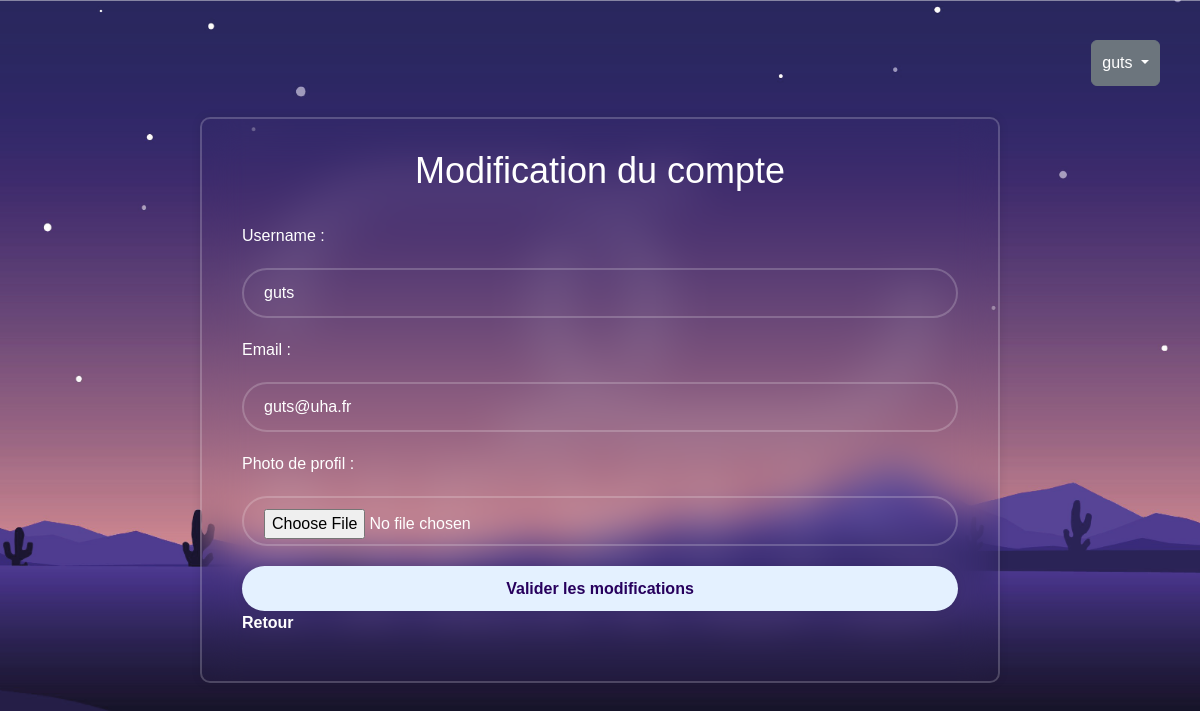
Screenshot of /users/account/modify/ (signed in) with the database file from the repository.
### users/models.py (models this page shows, shortened)
class NexusUser(AbstractUser):
  username = models.CharField(max_length = 50, unique = True)
  photo_de_profil = models.ImageField(default='default.jpg', upload_to='user_imgs',null=True,blank=True)
  email = models.EmailField(unique = True)
  is_disabled = models.BooleanField(default=False) # for removing accounts

### users/views.py (the view)
# urls.py: path('account/modify/',views.account_modify,name="account-modify"),
def account_modify(request):
    try:
        user_instance = NexusUser.objects.get(username=request.user.username)
        old_email = user_instance.email
    except NexusUser.DoesNotExist:
        pass
    if request.method == 'POST':
        form = EditUserForm(request.POST, request.FILES, instance=user_instance)
        if form.is_valid():
            if old_email != form.cleaned_data.get("email"):
                if send_verif_email(request,form.cleaned_data.get("email")) == 0: # not sent
                    return render(request, 'account_modify.html', {'form': EditUserForm(instance=user_instance)})
                user_instance.is_active=False # desactiver son compte jusqua activation apr mail
                user_instance.save()
                messages.success(request,'Un nouveau email de vérification a été envoyé à votre adresse mail.')
                return redirect(f'/users/logout/')
            form.save()
            return redirect(f'/users/account/')  # Redirigez l'utilisateur vers une vue de profil ou une autre page après la modification
    else:
        form = EditUserForm(instance=user_instance)
    return render(request, 'account_modify.html', {'form': form})

### users/my_forms.py (shortened to what this page needs)
class EditUserForm(forms.ModelForm):
    username = forms.CharField(widget=forms.TextInput(attrs={'placeholder': 'username'}), label='')
    email = forms.EmailField(widget=forms.TextInput(attrs={'placeholder': 'email uha'}), label='')
    photo_de_profil = forms.ImageField(widget=forms.FileInput(attrs={"style": "padding-top: 11px;"}), label='')
    class Meta:
        model = NexusUser
        fields = ("username", "email", "photo_de_profil")
    def __init__(self, *args, **kwargs):
        super(EditUserForm, self).__init__(*args, **kwargs)
        self.fields['username'].widget.attrs['readonly'] = True  # Empêche la modification du nom d'utilisateur

### templates/account_modify.html (shortened to what this page needs)
{% extends "base.html" %}
{% load static %}
{% block wrapper %}
<h1>Modification du compte</h1>
<br/>
<form method="post" enctype="multipart/form-data">
    <label for="id_username">Username :</label><div class="input-box">
    <input type="text" name="username" value="{{ request.user.username }}" autofocus required id="id_username"></div>
    <label for="id_email">Email :</label><div class="input-box">
    <input type="email" name="email" value="{{ request.user.email }}" required id="id_email"></div>
    <label for="id_photo_de_profil">Photo de profil :</label><div class="input-box">
    <input type="file" name="photo_de_profil" style="padding-top: 11px;" accept="image/*" id="id_photo_de_profil"></div>
    <button type="submit" class="btn">Valider les modifications</button>
</form>
<div class="link"><p><a href="/users/account/">Retour</a></p></div>
{% endblock %}

### templates/base.html (shortened to what this page needs)
<!DOCTYPE html>
{% load static %}
<html lang="en">
<head>
    {% block styles %}
    <link rel="stylesheet" href="{% static  '/styles/style_main.css'%}">
    <link rel="stylesheet" href="{% static  '/styles/style_login.css'%}">
    <link href='https://unpkg.com/boxicons@2.1.4/css/boxicons.min.css' rel='stylesheet'>
    <link href="https://cdn.jsdelivr.net/npm/bootstrap@5.3.2/dist/css/bootstrap.min.css" rel="stylesheet"
>
    {% endblock %}
</head>
<body>
    {% if request.user.is_authenticated %}
    <div class="position-absolute top-0 end-0">
        <div class="dropdown mx-auto" style="max-width: 500px;width: fit-content;">
            <a style="padding: 10px;margin: 40px;z-index: 1;position: relative;" class="btn btn-secondary dropdown-toggle" href="#" role="button"
                id="dropdownMenuLink" data-bs-toggle="dropdown" aria-expanded="false">
                {{request.user.username}}
            </a>
        </div>
    </div>
    {% endif %}
    <div class="wrapper">
        {% block wrapper %} {% endblock %}
    </div>
</body>
</html>

### static/styles/style_main.css (style rules this page uses)
* { margin: 0; padding: 0; box-sizing: border-box; font-family: Arial, Helvetica, sans-serif; }
body { margin: 0; padding: 0; display: flex; justify-content: center; align-items: center; min-height: 100vh; background: url('../assets/background/main_background.png') no-repeat; background-size: cover; background-position: center; }
.wrapper { width: 800px; background: transparent; border: 2px solid rgba(255, 255, 255, .2); backdrop-filter: blur(20px); box-shadow: 0 0 10px rgba(0, 0, 0, .1); color: white; border-radius: 10px; padding: 30px 40px; }

### static/styles/style_login.css (style rules this page uses)
.wrapper h1 { font-size: 36px; text-align: center; }
.wrapper .input-box { position: relative; width: 100%; height: 50px; margin: 20px 0; }
.input-box input { width: 100%; height: 100%; background: transparent; border: none; outline: none; border: 2px solid rgba(255, 255, 255, .2); border-radius: 40px; font-size: 16px; color: white; padding: 20px 45px 20px 20px; }
.input-box input::placeholder { color: white; }
.wrapper .btn { width: 100%; height: 45px; background: #E4F1FF; border: none; outline: none; border-radius: 40px; box-shadow: 0 0 10px rgba(0, 0, 0, .1); cursor: pointer; font-size: 16px; color: #27005D; font-weight: 600; }
.link p a { color: white; text-decoration: none; font-weight: 600; }

### rows the page displays
NexusUser: user.username "guts", username "guts", email "guts@uha.fr"
